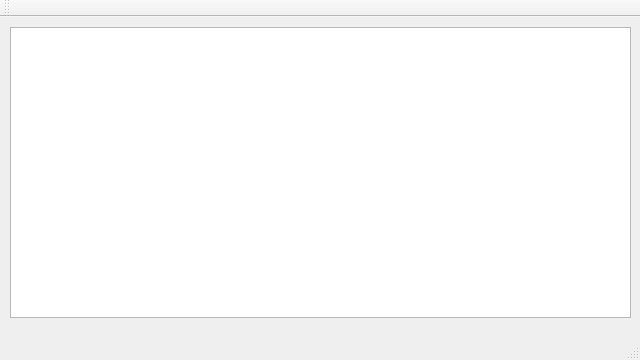
<?xml version="1.0" encoding="UTF-8"?>
<ui version="4.0">
 <class>MainWindow</class>
 <widget class="QMainWindow" name="MainWindow">
  <property name="geometry">
   <rect>
    <x>0</x>
    <y>0</y>
    <width>640</width>
    <height>360</height>
   </rect>
  </property>
  <property name="windowTitle">
   <string>MainWindow</string>
  </property>
  <widget class="QWidget" name="centralWidget">
   <widget class="QTableView" name="tableView">
    <property name="geometry">
     <rect>
      <x>10</x>
      <y>10</y>
      <width>621</width>
      <height>291</height>
     </rect>
    </property>
    <property name="horizontalScrollBarPolicy">
     <enum>Qt::ScrollBarAlwaysOff</enum>
    </property>
   </widget>
  </widget>
  <widget class="QMenuBar" name="menuBar">
   <property name="geometry">
    <rect>
     <x>0</x>
     <y>0</y>
     <width>640</width>
     <height>19</height>
    </rect>
   </property>
  </widget>
  <widget class="QToolBar" name="mainToolBar">
   <attribute name="toolBarArea">
    <enum>TopToolBarArea</enum>
   </attribute>
   <attribute name="toolBarBreak">
    <bool>false</bool>
   </attribute>
  </widget>
  <widget class="QStatusBar" name="statusBar"/>
 </widget>
 <layoutdefault spacing="6" margin="11"/>
 <resources/>
 <connections/>
</ui>
